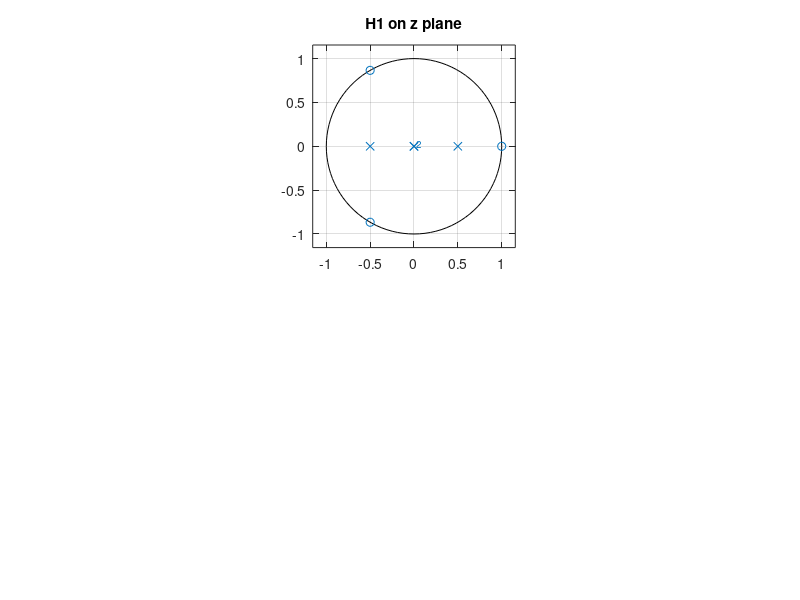

Source code (MATLAB):
figure('Name', 'zeros and poles')
z1 = [0,1,0,0,-1];
h1 = [1,0,-0.25,0, 0];
subplot(2, 1, 1)
zplane(z1,h1);
title('H1 on z plane')